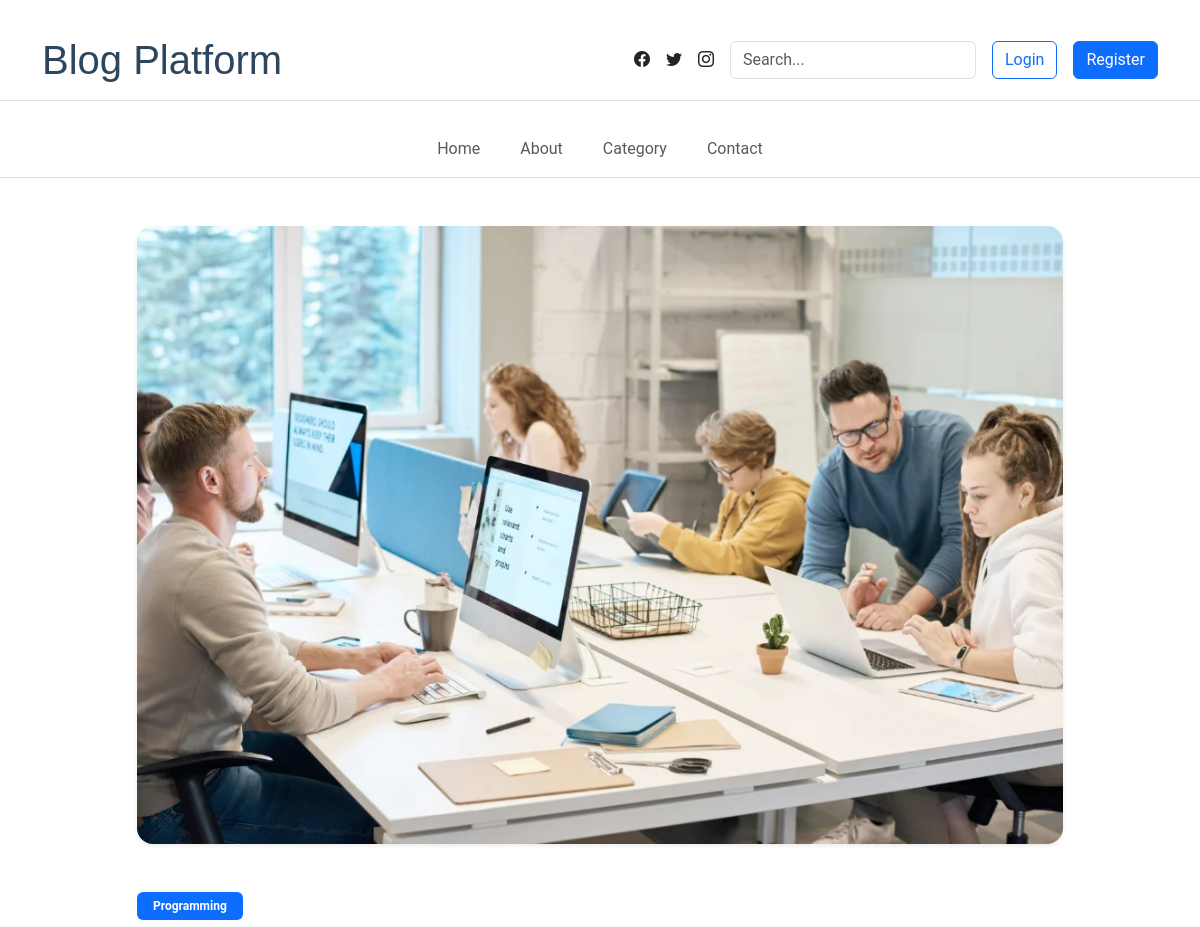
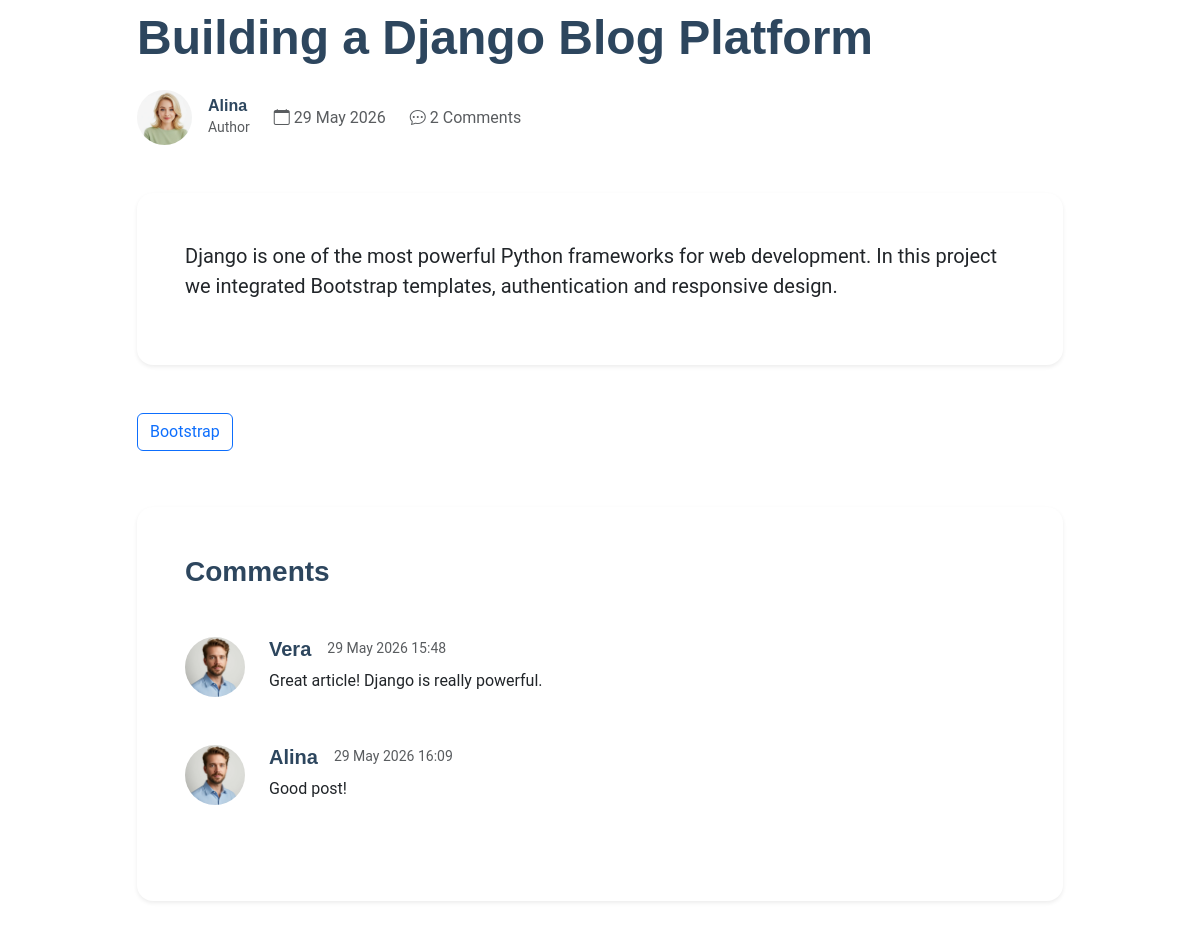
The app's page /post/1/ with its own data (2 pictures, top to bottom).
### blog/models.py (models this page shows, shortened)
class Post(models.Model):
    STATUS_CHOICES = (
        ("draft", "Draft"),
        ("published", "Published"),
    )
    author = models.ForeignKey(settings.AUTH_USER_MODEL, on_delete=models.CASCADE, related_name="posts")
    title = models.CharField(max_length=255)
    slug = models.SlugField(unique=True)
    content = models.TextField()
    category = models.ForeignKey(
        Category,
        on_delete=models.SET_NULL,
        null=True,
        related_name="posts"
    )
    tags = models.ManyToManyField(Tag, blank=True, related_name="posts")
    status = models.CharField(max_length=20, choices=STATUS_CHOICES, default="draft")
    created_at = models.DateTimeField(auto_now_add=True)
    updated_at = models.DateTimeField(auto_now=True)
    published_at = models.DateTimeField(blank=True, null=True)

class Category(models.Model):
    name = models.CharField(max_length=100, unique=True)
    slug = models.SlugField(unique=True)

class Tag(models.Model):
    name = models.CharField(max_length=50, unique=True)
    slug = models.SlugField(unique=True)

class Comment(models.Model):
    post = models.ForeignKey(Post, on_delete=models.CASCADE, related_name="comments")
    author = models.ForeignKey(settings.AUTH_USER_MODEL, on_delete=models.CASCADE, related_name="comments")
    content = models.TextField()
    is_approved = models.BooleanField(default=True)
    created_at = models.DateTimeField(auto_now_add=True)

### blog/views.py (the view, shortened to what this page needs)
def post_detail(request, post_id):
    post = get_object_or_404(
        Post,
        id=post_id
    )
    return render(
        request,
        'post_detail.html',
        {'post': post}
    )

### blog/templates/post_detail.html (shortened to what this page needs)
{% extends 'base.html' %}
{% load static %}
{% block content %}
<section class="py-5">
  <div class="container">
    <div class="row justify-content-center">
      <div class="col-lg-10">
        <div class="mb-5">
          <img
            src="{% static 'img/blog/blog-post-1.webp' %}"
            class="img-fluid rounded-4 shadow-sm w-100"
            alt=""
          >
        </div>
        <span class="badge bg-primary mb-3 px-3 py-2">
          {{ post.category.name }}
        </span>
        <h1 class="fw-bold display-5 mb-4">
          {{ post.title }}
        </h1>
        <div class="d-flex align-items-center gap-4 mb-5 flex-wrap">
          <div class="d-flex align-items-center gap-3">
            <img
              src="{% static 'img/person/person-f-12.webp' %}"
              class="rounded-circle"
              width="55"
              height="55"
              alt=""
            >
            <div>
              <h6 class="mb-0 fw-semibold">
                {{ post.author.username }}
              </h6>
              <small class="text-muted">
                Author
              </small>
            </div>
          </div>
          <div class="text-muted">
            <i class="bi bi-calendar"></i>
            {{ post.created_at|date:"d M Y" }}
          </div>
          <div class="text-muted">
            <i class="bi bi-chat-dots"></i>
            {{ post.comments.count }} Comments
          </div>
        </div>
        <div class="bg-white shadow-sm rounded-4 p-5 mb-5">
          <p class="fs-5">
            {{ post.content }}
          </p>
        </div>
        <div class="mb-5">
          {% for tag in post.tags.all %}
          <a
            href="#"
            class="btn btn-outline-primary me-2 mb-2"
          >
            {{ tag.name }}
          </a>
          {% endfor %}
        </div>
        <div class="bg-white shadow-sm rounded-4 p-5 mb-5">
          <h3 class="fw-bold mb-5">
            Comments
          </h3>
          {% for comment in post.comments.all %}
          <div class="d-flex gap-4 mb-5">
            <img
              src="{% static 'img/person/person-m-7.webp' %}"
              class="rounded-circle"
              width="60"
              height="60"
              alt=""
            >
            <div>
              <div class="d-flex align-items-center gap-3 mb-2">
                <h5 class="mb-0 fw-semibold">
                  {{ comment.author.username }}
                </h5>
                <small class="text-muted">
                  {{ comment.created_at|date:"d M Y H:i" }}
                </small>
              </div>
              <p class="mb-0">
                {{ comment.content }}
              </p>
            </div>
          </div>
          {% empty %}
          <p class="text-muted">
            No comments yet
          </p>
          {% endfor %}
        </div>
      </div>
    </div>
  </div>
</section>
{% endblock %}

### blog/static/css/main.css (style rules this page uses)
:root { --default-font: "Roboto", system-ui, -apple-system, "Segoe UI", Roboto, "Helvetica Neue", Arial, "Noto Sans", "Liberation Sans", sans-serif, "Apple Color Emoji", "Segoe UI Emoji", "Segoe UI Symbol", "Noto Color Emoji"; --heading-font: "Nunito", sans-serif; --nav-font: "Poppins", sans-serif; }
:root { --background-color: #ffffff; --default-color: #212529; --heading-color: #2d465e; --accent-color: #f75815; --surface-color: #ffffff; --contrast-color: #ffffff; }
:root { --nav-color: #000000; --nav-hover-color: #f75815; --nav-mobile-background-color: #ffffff; --nav-dropdown-background-color: #ffffff; --nav-dropdown-color: #212529; --nav-dropdown-hover-color: #f75815; }
:root { scroll-behavior: smooth; }
body { color: var(--default-color); background-color: var(--background-color); font-family: var(--default-font); }
a { color: var(--accent-color); text-decoration: none; transition: 0.3s; }
h1, h2, h3, h4, h5, h6 { color: var(--heading-color); font-family: var(--heading-font); }
section, .section { color: var(--default-color); background-color: var(--background-color); padding: 60px 0; scroll-margin-top: 90px; overflow: clip; }

### records on screen
Post: category.name "Programming", title "Building a Django Blog Platform", author.username "Alina", created_at "29 May 2026", comments.count "2", content "Django is one of the most powerful Python frameworks for web development. In this project we integrated Bootstrap templates, authentication and responsive design."
Tag: name "Bootstrap"
Comment: author.username "Vera", created_at "29 May 2026 15:48", content "Great article! Django is really powerful."
Comment: author.username "Alina", created_at "29 May 2026 16:09", content "Good post!"
